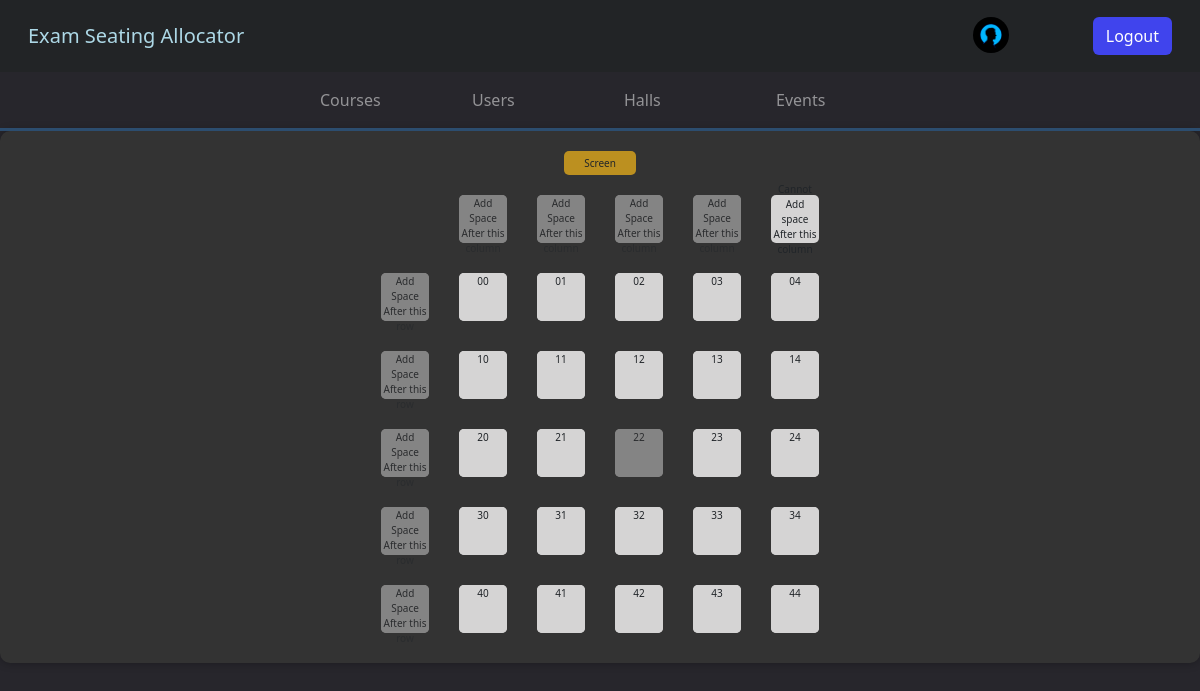
Page /edit_hall_layout/41 (signed in) on the committed database.
### api/models.py (models this page shows)
class User(AbstractUser):
    user_type = models.CharField(max_length=20, choices=USER_TYPES)
    user_image = models.ImageField(
        upload_to="Users",
    )
    groups = models.ManyToManyField(Group, related_name="api_users")
    user_permissions = models.ManyToManyField(Permission, related_name="api_users")

class HallColumnSpaces(models.Model):
    hall = models.ForeignKey(
        Hall, on_delete=models.CASCADE, related_name="columnspaces", blank=True
    )
    columnAfter = models.IntegerField(blank=True)
    is_space = models.BooleanField(default=False)

class HallRowSpaces(models.Model):
    hall = models.ForeignKey(
        Hall, on_delete=models.CASCADE, related_name="rowspaces", blank=True
    )
    rowAfter = models.IntegerField(blank=True)
    is_space = models.BooleanField(default=False)

### api/views.py (the view)
# urls.py: path("edit_hall_layout/<id>", edithalllayout, name="edit_hall_layout"),
@user_passes_test(is_admin, login_url="login_page")
def edithalllayout(request, id):
    hall = Hall.objects.get(id=id)
    hallcolumnspaces = hall.columnspaces.all()
    forLastColumn = hallcolumnspaces.order_by("columnAfter")
    lastColumn = forLastColumn.last()
    hallrowspaces = hall.rowspaces.all()
    seatNumbers = hall.seats.all()
    context = {
        "style": "edithall",
        "jslink": "edithall",
        "homeurl": "admin_home",
        "hall": hall,
        "hallRows": range(0, hall.rows),
        "hallColumns": range(0, hall.columns),
        "seatNumbers": seatNumbers,
        "hallColumnSpaces": hallcolumnspaces,
        "lastColumn": lastColumn,
        "hallRowSpaces": hallrowspaces,
    }
    return render(request, "editHall.html", context)

### api/views.py (called while the page is built)
def is_admin(user):
    return user.groups.filter(name="RTEs").exists()

### api/templates/editHall.html (shortened to what this page needs)
{%extends "base.html"%} {%block start%} {% csrf_token %}
<div class="hall">
  <div class="screen">Screen</div>
  <div class="row">
    <div class="space">
    </div>
    {%for hallColumnSpace in hallColumnSpaces%}
    {%if lastColumn.columnAfter != hallColumnSpace.columnAfter%}
      <div class="seat{% if hallColumnSpace.is_space == False %}deleted{% endif %}">
          {% if hallColumnSpace.is_space == False %}
            <a href="/add_columnspace_to_hall/{{hallColumnSpace.id}}"class="btn seatbutton">Add Space After this column</a><br>
          {%else%}
            <a href="/remove_columnspace_from_hall/{{hallColumnSpace.id}}"class="btn seatbutton">Remove Space After this column</a><br>
          {%endif%}
           </div>
        {%else%}
          <div class="seat">
            <span>Cannot Add space After this column</span>
          </div>
        {%endif%}
    {%endfor%}
  </div>
  {%for row_number in hallRowSpaces %}
      <div class="row">
          <div class="seat{% if row_number.is_space == False %}deleted{% endif %}">
            {% if row_number.is_space == False %}
              <a href="/add_rowspace_to_hall/{{row_number.id}}"class="btn seatbutton">Add Space After this row</a><br>
            {%else%}
              <a href="/remove_rowspace_from_hall/{{row_number.id}}"class="btn seatbutton">Remove Space After this row</a><br>
            {%endif%}
           </div>
        {% for hallColumnSpace in hallColumnSpaces %}
         {%for seatNumber in seatNumbers%}
            {%if seatNumber.row == row_number.rowAfter and seatNumber.column == hallColumnSpace.columnAfter%}
              <div class="seat{% if seatNumber.is_deleted %}deleted{% endif %}">
                  {% if seatNumber.is_deleted %}
                    <a href="/add_seat_to_hall/{{seatNumber.id}}"class="btn seatbutton">{{row_number.rowAfter}}{{hallColumnSpace.columnAfter}}</a><br>
                  {%else%}
                    <a href="/remove_seat_from_hall/{{seatNumber.id}}"class="btn seatbutton">{{row_number.rowAfter}}{{hallColumnSpace.columnAfter}}</a><br>
                  {%endif%}
              </div>
            {%endif%}
          {%endfor%}
        {% endfor %}
      </div>
    {% endfor %}
  </div>
{%endblock%}

### api/templates/base.html (shortened to what this page needs)
<!DOCTYPE html>
<html>
  <head>
    {% load static %}
    <link
      rel="stylesheet"
      type="text/css"
      href="{% static 'myapp/Styles/base' %}.css"
    />
    <link rel="stylesheet" href="https://maxcdn.bootstrapcdn.com/bootstrap/4.5.2/css/bootstrap.min.css">
    <link
      href="https://cdn.jsdelivr.net/npm/bootstrap@5.3.1/dist/css/bootstrap.min.css"
      rel="stylesheet"
    />
    {% if style %}
    <link
      rel="stylesheet"
      type="text/css"
      href="{% static 'myapp/Styles/'|add:style %}.css"
    />
    {% endif %}
  </head>
  <body style="background-color:#27262C;">
    <nav class="navbar dark p-3 " style="background:#222426">
      <div class="container-fluid">
        <a href="{% if homeurl == "login_page" %} /
        {%else%}
        /{{homeurl}}/
        {%endif%}" class="navbar-brand" style="color:lightblue">Exam Seating Allocator</a>
        <form class="d-flex" role="search">
          {%if request.user.is_authenticated%}
              <a class="nav-link" href="/{{homeurl}}/" >
                  <img src="/media/{{user.user_image}}" alt="Profile Picture" class = "navProfile" >
              </a>
          <a href="/logout/" class="btn" style="background:#4044ED; color:white;" type="submit">Logout</a>
          {%endif%}
        </form>
      </div>
    </nav>
    {% if homeurl == "admin_home" %}
    <nav class="navbar navbar-expand-md navbar-dark" style="border-style: none none solid none; border-color: #2C4D6F;">
        <div class="container">
          <div class="collapse navbar-collapse" id="navbarNavDropdown">
            <ul class="navbar-nav mx-auto">
              <li class="nav-item">
                <a class="nav-link mx-3 {%if page_url%}{%if page_url == "course"%}active{%endif%}{%endif%}" aria-current="page" href="/view_courses/">Courses</a>
              </li>
              <li class="nav-item">
                <a class="nav-link mx-3 {%if page_url%}{%if page_url == "user"%}active{%endif%}{%endif%}" href="/view_users/">Users</a>
              </li>
              <li class="nav-item">
                <a class="nav-link mx-3 {%if page_url%}{%if page_url == "hall"%}active{%endif%}{%endif%}" href="/view_halls/">Halls</a>
              </li>
              <li class="nav-item">
                <a class="nav-link mx-3 {%if page_url%}{%if page_url == "event"%}active{%endif%}{%endif%}" href="/admin_events_view/">Events</a>
              </li>
            </ul>
          </div>
        </div>
      </nav>
      {%endif%}
    {% block start %} {% endblock %}
  </body>
</html>

### static/myapp/Styles/base.css (style rules this page uses)
.navProfile { width: 36px; height: 36px; object-fit: cover; border-radius: 50%; margin-right: 20px; }
@media screen and (min-width: 777px) { .nav-link { padding: 18px 0; min-width: 120px; } }
@media screen and (min-width: 777px) { .navbar { padding: 0; } }

### static/myapp/Styles/edithall.css (style rules this page uses)
.hall { display: flex; flex-direction: column; align-items: center; gap: 10px; background-color: #333; border-radius: 10px; box-shadow: 0 0 10px rgba(0, 0, 0, 0.3); padding: 20px; box-sizing: border-box; overflow: auto; }
.screen { width: 6vw; height: 2vw; border-radius: 5px; background-color: #bc9020; font-size: 10px; padding: 0; text-align: center; transition: background-color 0.3s; display: flex; justify-content: center; align-items: center; }
.row { gap: 30px; flex-wrap: nowrap; display: flex; margin: 10px; }
.seat { width: 4vw; height: 4vw; border-radius: 5px; cursor: pointer; background-color: #d5d4d4; font-size: 10px; padding: 0; text-align: center; transition: background-color 0.3s; display: flex; justify-content: center; align-items: center; }
.space { width: 4vw; height: 4vw; border-radius: 5px; cursor: pointer; background-color: #ff000000; font-size: 10px; padding: 0; text-align: center; transition: background-color 0.3s; display: flex; justify-content: center; align-items: center; }
.seatdeleted { width: 4vw; height: 4vw; font-size: 10px; padding: 0; text-align: center; border-radius: 5px; cursor: pointer; background-color: #d5d4d4; opacity: 0.5; display: flex; justify-content: center; align-items: center; }
.seatbutton { width: 4vw; height: 4vw; border-radius: 5px; cursor: pointer; background-color: #d5d4d4; padding: 0; font-size: 10px; }

### rows in the picture
User: user_image (placeholder picture)
HallColumnSpaces: columnAfter "0"
HallColumnSpaces: columnAfter "1"
HallColumnSpaces: columnAfter "2"
HallColumnSpaces: columnAfter "3"
HallColumnSpaces: shows "Cannot Add space After this column", columnAfter "4"
HallRowSpaces: rowAfter "0"
HallRowSpaces: rowAfter "1"
HallRowSpaces: rowAfter "2"
HallRowSpaces: rowAfter "3"
HallRowSpaces: rowAfter "4"
